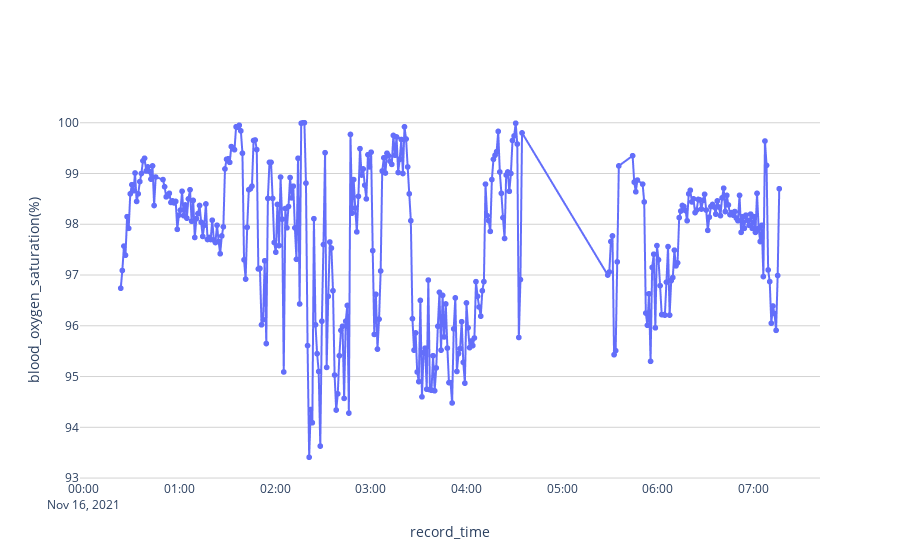

The code cell stored with this chart in its notebook:
### Markdown cell above
continuousrri
continuousbloodoxygensaturation
continuousheartrate
dailyworkoutdetail

### Code cell
def generate_figure_extracted(upload_time, external_id, date, file_name):
    extract_info = Config.EXTRACT_INFO[file_name]
    df = filter_day(pd.read_csv(
        f"{Config.APP_DATA_FILE_PATH}/{upload_time}/extracted/{file_name}/{external_id}.csv",
        encoding="utf-8"
    ).astype(extract_info['dtype']), date, 'record_time').sort_values(by=['record_time'])
    df['record_time'] = df['record_time'].apply(Utils.timestamp2time)
    fig = go.Figure()
    for col_name in df.columns:
        if col_name in ['record_time', 'external_id', 'activity_name', 'sqi']:
            continue
        fig.add_trace(go.Scattergl(
            x=df['record_time'], 
            y=df[col_name], mode='lines+markers', 
            name=f"{col_name}({extract_info['processor']['detail_unit'][col_name]})"))
        if file_name == 'continuousrri':
            fig.add_trace(go.Scattergl(
                x=df['record_time'].loc[df['sqi'] == 0], 
                y=df['rri'].loc[df['sqi'] == 0], 
                mode='markers', name='rri(ms)(sqi=0)'))
        if len(df.columns) <= 4:
            fig.update_yaxes(title_text=f"{col_name}({extract_info['processor']['detail_unit'][col_name]})")
    fig.update_xaxes(title_text='record_time')
    fig.update_layout(
        plot_bgcolor='white',
        yaxis=dict(showgrid=True, gridcolor='lightgray')
    )

    return fig

fig = generate_figure_extracted(1683703843555, 17, BEGIN_TIME + DAY, 'continuousbloodoxygensaturation')
fig.show()

### Figure 1 — Plotly figure (JSON) as saved in the notebook; plotly's stock layout.template omitted (floating-point values rounded to 4 significant figures; data arrays with more than 128 entries replaced by an {"elided": "..."} marker saying what was removed)
{"data": [{"mode": "lines+markers", "name": "blood_oxygen_saturation(%)", "type": "scattergl", "x": {"elided": "349 str values"}, "y": {"elided": "349 float values"}}], "layout": {"plot_bgcolor": "white", "xaxis": {"title": {"text": "record_time"}}, "yaxis": {"gridcolor": "lightgray", "showgrid": true, "title": {"text": "blood_oxygen_saturation(%)"}}}}
